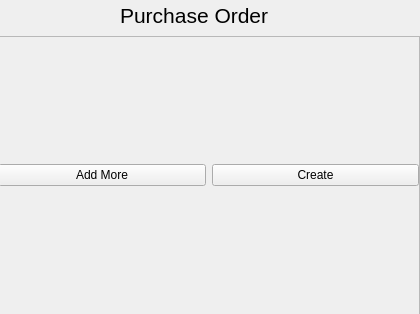
<?xml version="1.0" encoding="UTF-8"?>
<ui version="4.0">
 <class>Form</class>
 <widget class="QWidget" name="Form">
  <property name="geometry">
   <rect>
    <x>0</x>
    <y>0</y>
    <width>420</width>
    <height>314</height>
   </rect>
  </property>
  <property name="windowTitle">
   <string>Form</string>
  </property>
  <widget class="QLabel" name="PurchaseOrderLabel">
   <property name="geometry">
    <rect>
     <x>120</x>
     <y>0</y>
     <width>191</width>
     <height>31</height>
    </rect>
   </property>
   <property name="font">
    <font>
     <pointsize>16</pointsize>
    </font>
   </property>
   <property name="text">
    <string>Purchase Order</string>
   </property>
  </widget>
  <widget class="QScrollArea" name="scrollArea">
   <property name="geometry">
    <rect>
     <x>-1</x>
     <y>36</y>
     <width>421</width>
     <height>281</height>
    </rect>
   </property>
   <property name="widgetResizable">
    <bool>true</bool>
   </property>
   <widget class="QWidget" name="scrollAreaWidgetContents_3">
    <property name="geometry">
     <rect>
      <x>0</x>
      <y>0</y>
      <width>419</width>
      <height>279</height>
     </rect>
    </property>
    <widget class="QWidget" name="widget" native="true">
     <property name="geometry">
      <rect>
       <x>-1</x>
       <y>-1</y>
       <width>421</width>
       <height>281</height>
      </rect>
     </property>
     <widget class="QWidget" name="verticalLayoutWidget">
      <property name="geometry">
       <rect>
        <x>-1</x>
        <y>-1</y>
        <width>421</width>
        <height>281</height>
       </rect>
      </property>
      <layout class="QVBoxLayout" name="verticalLayout">
       <item>
        <layout class="QGridLayout" name="gridLayout_6">
         <item row="0" column="0">
          <layout class="QHBoxLayout" name="horizontalLayout_3">
           <item>
            <widget class="QPushButton" name="PushBtn">
             <property name="text">
              <string>Add More</string>
             </property>
            </widget>
           </item>
           <item>
            <widget class="QPushButton" name="CreateBtn">
             <property name="text">
              <string>Create</string>
             </property>
            </widget>
           </item>
          </layout>
         </item>
        </layout>
       </item>
      </layout>
     </widget>
    </widget>
   </widget>
  </widget>
 </widget>
 <resources/>
 <connections/>
</ui>
